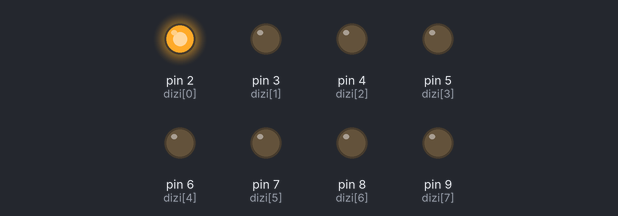
This sketch was run on a simulated Arduino Uno, built with avr-gcc and run on an emulated ATmega328P. On the bench: output pins drawn as LEDs (lit = HIGH).

Above: at 0.5 s.
At 1.5 s:
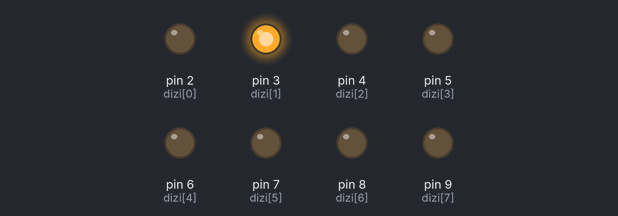
At 4.5 s:
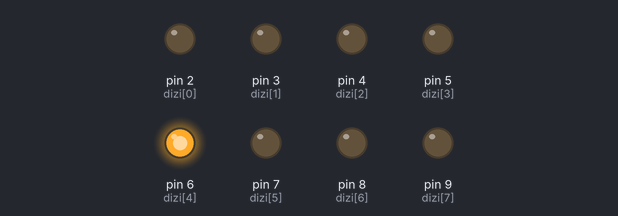
At 8.0 s:
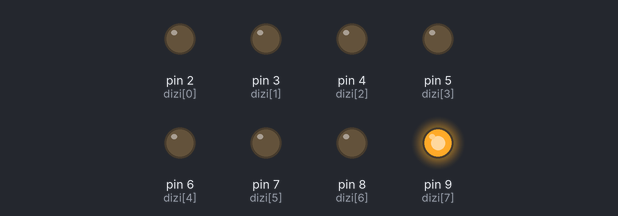
At 13.5 s:
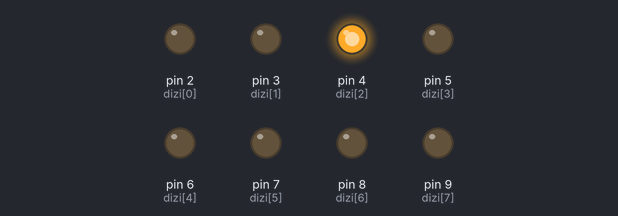
At 18.5 s:
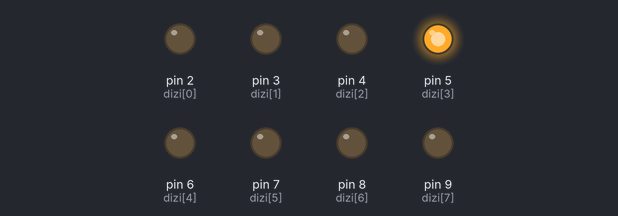
Timing chart, 0 to 19.5 s (numbered marks = the images above):
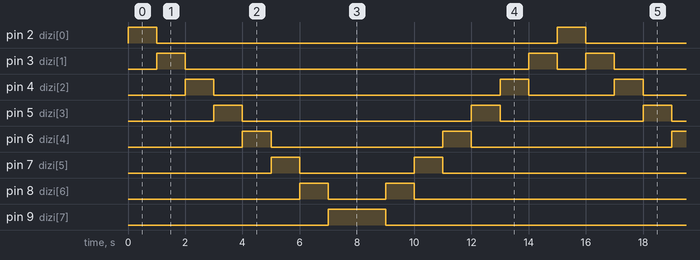

The sketch:

examples_3_sequential_LED.ino
```cpp
int dizi[] ={2,3,4,5,6,7,8,9};
void setup()
{
	for(int i = 0;i<8;i++) pinMode(dizi[i],OUTPUT);

}
void loop()
{
	for(int i = 0;i<8;i++)
	{
		digitalWrite(dizi[i],HIGH);
		delay(1000);
		digitalWrite(dizi[i],LOW);
	}
	for(int i = 7;i>0;i--)
	{
		digitalWrite(dizi[i],HIGH);
		delay(1000);
		digitalWrite(dizi[i],LOW);
	}


}
```

Measured:
- by itself, pin 2 (dizi[0]): alternates HIGH for 1.0 s and LOW for 14.0 s
- by itself, pin 3 (dizi[1]): repeats every 15.0 s: LOW 12.0 s, HIGH 1.0 s, LOW 1.0 s, HIGH 1.0 s
- by itself, pin 4 (dizi[2]): repeats every 15.0 s: LOW 10.0 s, HIGH 1.0 s, LOW 3.0 s, HIGH 1.0 s
- by itself, pin 5 (dizi[3]): repeats every 15.0 s: LOW 8.0 s, HIGH 1.0 s, LOW 5.0 s, HIGH 1.0 s
- by itself, pin 6 (dizi[4]): repeats every 15.0 s: LOW 6.0 s, HIGH 1.0 s, LOW 7.0 s, HIGH 1.0 s
- by itself, pin 7 (dizi[5]): repeats every 15.0 s: LOW 4.0 s, HIGH 1.0 s, LOW 9.0 s, HIGH 1.0 s
- by itself, pin 8 (dizi[6]): repeats every 15.0 s: LOW 2.0 s, HIGH 1.0 s, LOW 11.0 s, HIGH 1.0 s
- by itself, pin 9 (dizi[7]): alternates HIGH for 2.0 s and LOW for 13.0 s
